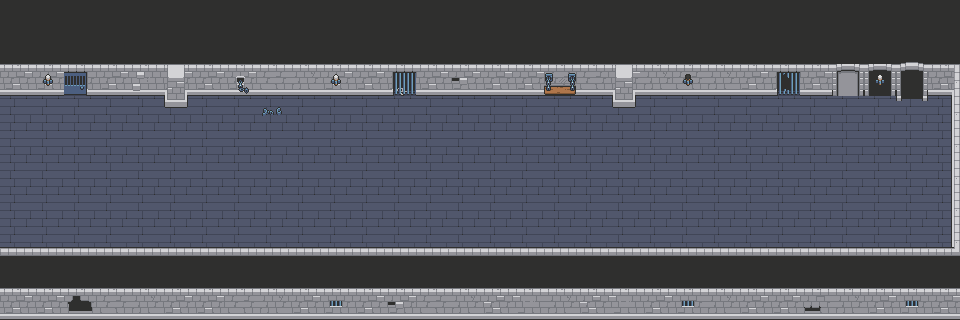

This is a level from a 2D game, rendered from its Tiled map with the project's own tilesets. A one-line summary and the complete map file follow:
An orthogonal 30x10 tile map with 32x32 px tiles, 4 tile layers (floor, wall, decor1, decor2) and 12 objects (7x monster, 3x chord, playerStart, milestone).

<map version="1.10" tiledversion="1.11.0" orientation="orthogonal" renderorder="right-down" width="30" height="10" tilewidth="32" tileheight="32" infinite="0" nextlayerid="6" nextobjectid="14">
 <tileset firstgid="1" name="Royal Dungeon Tileset" tilewidth="32" tileheight="32" tilecount="396" columns="18">
  <image source="../../Royal Dungeon Tileset.png" width="576" height="704" />
  <tile id="10">
   <properties>
    <property name="collides" type="bool" value="true" />
   </properties>
  </tile>
  <tile id="11">
   <properties>
    <property name="collides" type="bool" value="true" />
   </properties>
  </tile>
  <tile id="12">
   <properties>
    <property name="collides" type="bool" value="true" />
   </properties>
  </tile>
  <tile id="21">
   <properties>
    <property name="collides" type="bool" value="true" />
   </properties>
  </tile>
  <tile id="49">
   <properties>
    <property name="collides" type="bool" value="true" />
   </properties>
  </tile>
  <tile id="151">
   <properties>
    <property name="collides" type="bool" value="true" />
   </properties>
  </tile>
  <tile id="152">
   <properties>
    <property name="collides" type="bool" value="true" />
   </properties>
  </tile>
 </tileset>
 <layer id="1" name="floor" width="30" height="10" locked="1">
  <data encoding="csv">
8,8,8,8,8,8,8,9,9,9,9,9,9,8,9,9,9,9,8,8,9,9,9,9,9,9,9,9,9,9,
9,9,9,9,9,9,9,9,9,9,9,9,9,9,9,9,9,9,9,9,9,9,9,9,9,9,9,9,9,9,
9,9,9,9,9,9,9,9,9,9,9,9,9,9,9,9,9,9,9,9,9,9,9,9,9,9,9,9,9,9,
9,9,9,9,9,9,9,9,9,9,9,9,9,9,9,9,9,9,9,9,9,9,9,9,9,9,9,9,9,9,
9,9,9,9,9,9,9,9,9,9,9,9,9,9,9,9,9,9,9,9,9,9,9,9,9,9,9,9,9,9,
9,9,9,9,9,9,9,9,9,9,9,9,9,9,9,9,9,9,9,9,9,9,9,9,9,9,9,9,9,9,
9,9,9,9,9,9,9,9,9,9,9,9,9,9,9,9,9,9,9,9,9,9,9,9,9,9,9,9,9,9,
9,9,9,9,9,9,9,9,9,9,9,9,9,9,9,9,9,9,9,9,9,9,9,9,9,9,9,9,9,9,
9,9,9,9,9,9,9,9,9,9,9,9,9,9,9,9,9,9,9,9,9,9,9,9,9,9,9,9,9,9,
9,9,9,9,9,9,9,9,9,9,9,9,9,9,9,9,9,9,9,9,9,9,9,9,9,9,8,9,10,10
</data>
 </layer>
 <layer id="2" name="wall" width="30" height="10" locked="1">
  <data encoding="csv">
22,22,22,22,22,22,22,22,22,22,22,22,22,22,22,22,22,22,22,22,22,22,22,22,22,22,22,22,22,22,
22,22,22,22,22,22,22,22,22,22,22,22,22,22,22,22,22,22,22,22,22,22,22,22,22,22,22,22,22,22,
40,40,95,40,74,55,40,40,58,59,40,40,92,40,57,40,40,40,58,55,59,58,59,40,91,40,182,183,184,2,
0,0,0,0,0,73,0,0,0,0,0,0,0,0,0,0,0,0,0,73,0,0,0,0,0,0,0,0,0,21,
0,0,0,0,0,0,0,0,0,0,0,0,0,0,0,0,0,0,0,0,0,0,0,0,0,0,0,0,0,21,
0,0,0,0,0,0,0,0,0,0,0,0,0,0,0,0,0,0,0,0,0,0,0,0,0,0,0,0,0,21,
0,0,0,0,0,0,0,0,0,0,0,0,0,0,0,0,0,0,0,0,0,0,0,0,0,0,0,0,0,21,
4,4,4,4,4,4,4,4,4,4,4,4,4,4,4,4,4,4,4,4,4,4,4,4,4,4,4,4,4,20,
22,22,22,22,22,22,22,22,22,22,22,22,22,22,22,22,22,22,22,22,22,22,22,22,22,22,22,22,22,22,
40,40,79,58,59,40,40,58,59,40,149,40,57,58,59,60,61,59,60,61,40,149,59,40,40,76,59,40,149,40
</data>
 </layer>
 <layer id="3" name="decor1" width="30" height="10" locked="1">
  <data encoding="csv">
0,0,0,0,0,0,0,0,0,0,0,0,0,0,0,0,0,0,0,0,0,0,0,0,0,0,0,0,0,0,
0,0,0,0,0,0,0,0,0,0,0,0,0,0,0,0,0,0,0,0,0,0,0,0,0,0,0,0,165,0,
0,0,0,0,0,0,0,150,0,0,0,0,0,0,0,0,0,151,0,0,0,0,0,0,0,0,0,220,183,0,
0,0,0,0,0,0,0,0,237,0,0,0,0,0,0,0,0,0,0,0,0,0,0,0,0,0,0,0,201,0,
0,0,0,0,0,0,0,0,0,0,0,0,0,0,0,0,0,0,0,0,0,0,0,0,0,0,0,0,0,0,
0,0,0,0,0,0,0,0,0,0,0,0,0,0,0,0,0,0,0,0,0,0,0,0,0,0,0,0,0,0,
0,0,0,0,0,0,0,0,0,0,0,0,0,0,0,0,0,0,0,0,0,0,0,0,0,0,0,0,0,0,
0,0,0,0,0,0,0,0,0,0,0,0,0,0,0,0,0,0,0,0,0,0,0,0,0,0,0,0,0,0,
0,0,0,0,0,0,0,0,0,0,0,0,0,0,0,0,0,0,0,0,0,0,0,0,0,0,0,0,0,0,
0,0,0,0,0,0,0,0,0,0,0,0,0,0,0,0,0,0,0,0,0,0,0,0,0,0,0,0,0,0
</data>
 </layer>
 <layer id="4" name="decor2" width="30" height="10" locked="1">
  <data encoding="csv">
0,0,0,0,0,0,0,0,0,0,0,0,0,0,0,0,0,0,0,0,0,0,0,0,0,0,0,0,0,0,
0,0,0,0,0,0,0,0,0,0,0,0,0,0,0,0,0,0,0,0,0,0,0,0,0,0,0,0,0,0,
0,220,0,0,0,0,0,0,0,0,220,0,0,0,0,0,0,0,0,0,0,219,0,0,0,0,0,0,0,0,
0,0,0,0,0,0,0,0,0,0,0,0,0,0,0,0,0,0,0,0,0,0,0,0,0,0,0,0,0,0,
0,0,0,0,0,0,0,0,0,0,0,0,0,0,0,0,0,0,0,0,0,0,0,0,0,0,0,0,0,0,
0,0,0,0,0,0,0,0,0,0,0,0,0,0,0,0,0,0,0,0,0,0,0,0,0,0,0,0,0,0,
0,0,0,0,0,0,0,0,0,0,0,0,0,0,0,0,0,0,0,0,0,0,0,0,0,0,0,0,0,0,
0,0,0,0,0,0,0,0,0,0,0,0,0,0,0,0,0,0,0,0,0,0,0,0,0,0,0,0,0,0,
0,0,0,0,0,0,0,0,0,0,0,0,0,0,0,0,0,0,0,0,0,0,0,0,0,0,0,0,0,0,
0,0,0,0,0,0,0,0,0,0,0,0,0,0,0,0,0,0,0,0,0,0,0,0,0,0,0,0,0,0
</data>
 </layer>
 <objectgroup id="5" name="object" locked="1">
  <object id="1" name="chordStart" type="chord" x="21.6216" y="136.558">
   <point />
  </object>
  <object id="2" name="playerStart" x="20.4836" y="194.595">
   <point />
  </object>
  <object id="3" name="chordBattle" type="chord" x="491.139" y="111.987">
   <point />
  </object>
  <object id="5" name="milestone" x="912.988" y="115.715">
   <point />
  </object>
  <object id="6" name="chordEnd" type="chord" x="939.505" y="110.54">
   <point />
  </object>
  <object id="7" name="mini goblin" type="monster" x="179.801" y="153.627">
   <point />
  </object>
  <object id="8" name="mini goblin" type="monster" x="304.979" y="227.596">
   <point />
  </object>
  <object id="9" name="ratfolk" type="monster" x="386.913" y="154.765">
   <point />
  </object>
  <object id="10" name="mini goblin" type="monster" x="499.573" y="219.63">
   <point />
  </object>
  <object id="11" name="mini goblin" type="monster" x="573.542" y="150.213">
   <point />
  </object>
  <object id="12" name="ratfolk" type="monster" x="712.376" y="226.458">
   <point />
  </object>
  <object id="13" name="mini goblin" type="monster" x="794.31" y="149.075">
   <point />
  </object>
 </objectgroup>
</map>
